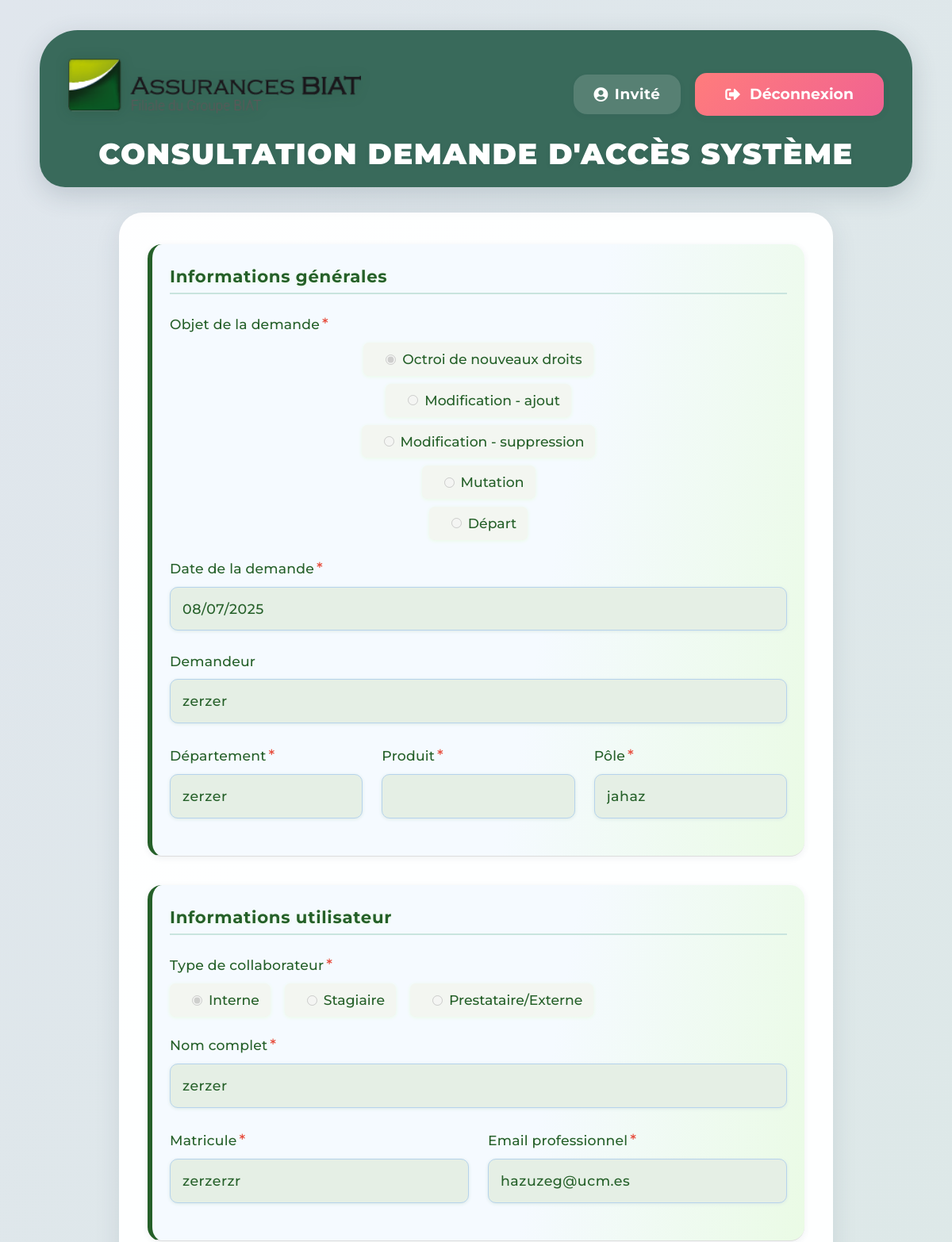
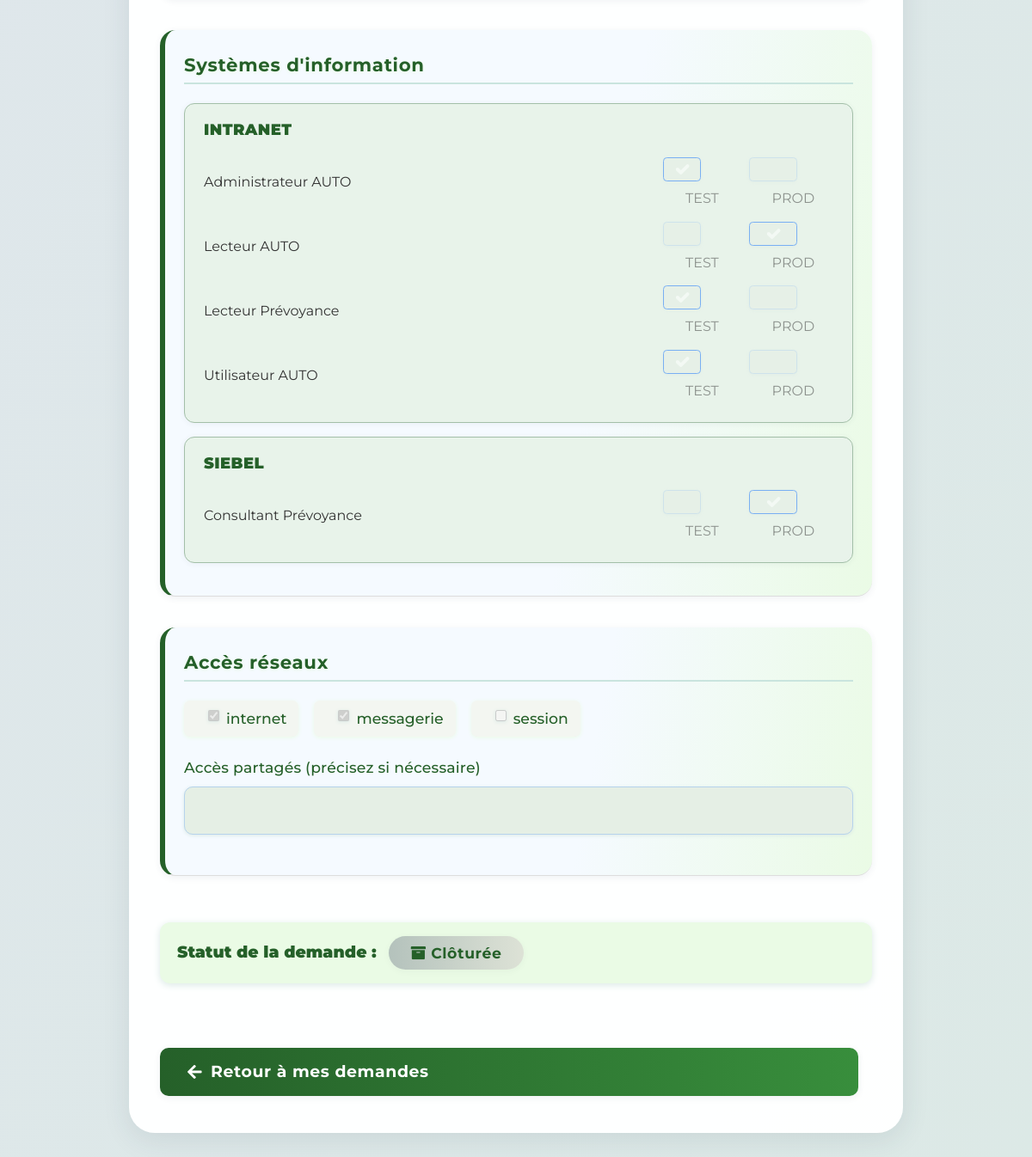
Screenshot of /demande/16/view with the database file from the repository (2 pictures, top to bottom).
### tables this page shows
CREATE TABLE requests (
            id INTEGER PRIMARY KEY AUTOINCREMENT,
            user_id INTEGER NOT NULL,
            objet_demande TEXT NOT NULL,
            date_demande DATE NOT NULL,
            collaborator_type_id INTEGER,
            date_debut_stage DATE,
            date_fin_stage DATE,
            acces_partages TEXT,
            signature TEXT, status TEXT, responsable_id INTEGER, rejection_comment TEXT, departement TEXT, pole TEXT, nom_complet TEXT, matricule TEXT, email TEXT,
            FOREIGN KEY (user_id) REFERENCES users(id),
            FOREIGN KEY (collaborator_type_id) REFERENCES collaborator_types(id)
        );

CREATE TABLE collaborator_types (
            id INTEGER PRIMARY KEY AUTOINCREMENT,
            name TEXT NOT NULL UNIQUE
        );

CREATE TABLE request_system_profiles (
            request_id INTEGER NOT NULL,
            system_id INTEGER NOT NULL,
            profile_id INTEGER NOT NULL,
            environment TEXT NOT NULL CHECK(environment IN ('TEST', 'PROD')),
            PRIMARY KEY (request_id, system_id, profile_id, environment),
            FOREIGN KEY (request_id) REFERENCES requests(id),
            FOREIGN KEY (system_id) REFERENCES systems(id),
            FOREIGN KEY (profile_id) REFERENCES profiles(id)
        );

CREATE TABLE systems (
            id INTEGER PRIMARY KEY AUTOINCREMENT,
            name TEXT NOT NULL UNIQUE
        );

CREATE TABLE profiles (
            id INTEGER PRIMARY KEY AUTOINCREMENT,
            branch_id INTEGER NOT NULL,
            system_id INTEGER NOT NULL,
            name TEXT NOT NULL,
            FOREIGN KEY (branch_id) REFERENCES branches(id),
            FOREIGN KEY (system_id) REFERENCES systems(id),
            UNIQUE(branch_id, system_id, name)
        );

CREATE TABLE network_accesses (
            id INTEGER PRIMARY KEY AUTOINCREMENT,
            name TEXT NOT NULL UNIQUE
        );

### app.py (the view)
@app.route('/demande/<int:request_id>/view')
def view_demande(request_id):
    conn = sqlite3.connect(DATABASE)
    cursor = conn.cursor()
    row = cursor.execute("SELECT * FROM requests WHERE id=?", (request_id,)).fetchone()
    if not row:
        flash("Demande introuvable.", "danger")
        conn.close()
        return redirect(url_for('mes_demandes'))
    demande = {
        "id": row[0],
        "user_id": row[1],
        "objet_demande": row[2],
        "date_demande": row[3],
        "collaborator_type_id": row[4],
        "date_debut_stage": row[5],
        "date_fin_stage": row[6],
        "acces_partages": row[7] or "",
        "signature": row[8],
        "status": row[9],
        "responsable_id": row[10],
        "rejection_comment": row[11],
        "departement": row[12] or "",
        "pole": row[13] or "",
        "nom_complet": row[14] or "",
        "matricule": row[15] or "",
        "email": row[16] or "",
        "produit": row[17] if len(row) > 17 else "",
    }
    demande["demandeur"] = demande["nom_complet"]
    cursor.execute("SELECT name FROM collaborator_types WHERE id = ?", (demande["collaborator_type_id"],))
    ct = cursor.fetchone()
    demande["collaborator_type"] = ct[0] if ct else ""
    cursor.execute("""
        SELECT b.name FROM branches_requests br
        JOIN branches b ON br.branch_id = b.id
        WHERE br.request_id = ?
    """, (request_id,))
    demande["branches"] = [r[0] for r in cursor.fetchall()]
    cursor.execute("SELECT name FROM branches ORDER BY name")
    all_branches = [row[0] for row in cursor.fetchall()]
    cursor.execute("""
        SELECT na.name
        FROM request_network_accesses rna
        JOIN network_accesses na ON rna.network_access_id = na.id
        WHERE rna.request_id = ?
    """, (request_id,))
    demande["network_access"] = [r[0] for r in cursor.fetchall()]
    cursor.execute("SELECT name FROM network_accesses ORDER BY name")
    all_network_accesses = [row[0] for row in cursor.fetchall()]
    cursor.execute("""
        SELECT b.name, s.name, p.name, rsp.environment
        FROM request_system_profiles rsp
        JOIN profiles p ON rsp.profile_id = p.id
        JOIN systems s ON rsp.system_id = s.id
        JOIN branches b ON p.branch_id = b.id
        WHERE rsp.request_id = ?
    """, (request_id,))
    profils_env = {}
    for branch, system, profile, env in cursor.fetchall():
        profils_env.setdefault(branch, {}).setdefault(f"{system} - {profile}", []).append(env)
    demande["profils_env"] = profils_env
    for key in [
        "objet_demande", "date_demande", "demandeur", "departement", "pole", "collaborator_type",
        "date_debut_stage", "date_fin_stage", "nom_complet", "matricule", "email",
        "branches", "profils_env", "network_access", "acces_partages", "produit"
    ]:
        if key not in demande:
            if key in ["branches", "network_access"]:
                demande[key] = []
            elif key == "profils_env":
                demande[key] = {}
            else:
                demande[key] = ""
    cursor.execute("""
        SELECT s.name as system, p.name as profile, rsp.environment
        FROM request_system_profiles rsp
        JOIN systems s ON rsp.system_id = s.id
        JOIN profiles p ON rsp.profile_id = p.id
        WHERE rsp.request_id = ?
        ORDER BY s.name, p.name, rsp.environment
    """, (request_id,))
    system_rows = cursor.fetchall()
    print("DEBUG system_rows:", system_rows)  # <<< DEBUG PRINT
    systemes_dict = {}
    for system, profile, env in system_rows:
        if system not in systemes_dict:
            systemes_dict[system] = {}
        if profile not in systemes_dict[system]:
            systemes_dict[system][profile] = []
        systemes_dict[system][profile].append(env)
    demande['systemes'] = []
    for system, profils in systemes_dict.items():
        demande['systemes'].append({
            'system': system,
            'profils': [{'nom': profile, 'envs': envs} for profile, envs in profils.items()]
        })
    print("DEBUG demande['systemes']:", demande['systemes'])  # <<< DEBUG PRINT
    conn.close()
    return render_template(
        'view_demande.html',
        demande=demande,
        all_branches=all_branches,
        all_network_accesses=all_network_accesses
    )

### templates/view_demande.html (shortened to what this page needs)
<!DOCTYPE html>
<html lang="fr">
<head>
  <link href="https://cdn.jsdelivr.net/npm/bootstrap@5.3.3/dist/css/bootstrap.min.css" rel="stylesheet" />
  <link rel="stylesheet" href="{{ url_for('static', filename='css/biat-form.css') }}">
  <link href="https://cdnjs.cloudflare.com/ajax/libs/font-awesome/5.15.4/css/all.min.css" rel="stylesheet" />
</head>
<body>
    <div class="biat-glass-header">
        <div class="biat-header-top">
          <div class="biat-header-title">
            <img src="{{ url_for('static', filename='images/logo.png') }}" alt="BIAT" class="biat-logo">
          </div>
          <div class="biat-header-user">
            <span class="user-email"><i class="fas fa-user-circle"></i> {{ session.get('user') or 'Invité' }}</span>
            <a href="{{ url_for('logout') }}" class="logout-btn"><i class="fas fa-sign-out-alt"></i> Déconnexion</a>
          </div>
        </div>
        <div style="width:100%; display:flex; justify-content:center; align-items:center; margin-top:28px;">
          <span style="font-size:2.3rem; font-weight:900; letter-spacing:1.5px; color:#fff; line-height:1.08; text-align:center; text-shadow:0 2px 6px rgba(44,62,80,0.09);">
            CONSULTATION DEMANDE D'ACCÈS SYSTÈME
          </span>
        </div>
    </div>
  <div class="biat-container">
    <form>
      <fieldset disabled>
        <div class="biat-form-section">
          <h3 class="biat-section-title">Informations générales</h3>
          <div class="biat-form-group">
            <label class="biat-label biat-required">Objet de la demande</label>
            <div class="biat-radio-group" style="flex-direction: column; gap: 8px;">
              {% for v in ['Octroi de nouveaux droits', 'Modification - ajout', 'Modification - suppression', 'Mutation', 'Départ'] %}
                <label class="biat-radio">
                  <input type="radio" name="objet_demande" value="{{ v }}" {% if demande.objet_demande == v %}checked{% endif %}> {{ v }}
                </label>
              {% endfor %}
            </div>
          </div>
          <div class="biat-form-group">
            <label class="biat-label biat-required">Date de la demande</label>
            <input type="date" name="date_demande" class="biat-input" value="{{ demande.date_demande }}">
          </div>
          <div class="biat-form-group">
            <label class="biat-label">Demandeur</label>
            <input type="text" class="biat-input" value="{{ demande.demandeur }}">
          </div>
          <div class="row">
            <div class="col-md-4">
              <div class="biat-form-group">
                <label class="biat-label biat-required">Département</label>
                <input type="text" name="departement" class="biat-input" value="{{ demande.departement }}">
              </div>
            </div>
            <div class="col-md-4">
              <div class="biat-form-group">
                <label class="biat-label biat-required">Produit</label>
                <input type="text" name="produit" class="biat-input" value="{{ demande.produit }}">
              </div>
            </div>
            <div class="col-md-4">
              <div class="biat-form-group">
                <label class="biat-label biat-required">Pôle</label>
                <input type="text" name="pole" class="biat-input" value="{{ demande.pole }}">
              </div>
            </div>
          </div>
        </div>
        <div class="biat-form-section">
          <h3 class="biat-section-title">Informations utilisateur</h3>
          <div class="biat-form-group">
            <label class="biat-label biat-required">Type de collaborateur</label>
            <div class="biat-radio-group">
              {% for v, label in [('interne', 'Interne'), ('stagiaire', 'Stagiaire'), ('externe', 'Prestataire/Externe')] %}
                <label class="biat-radio">
                  <input type="radio" name="collaborator_type" value="{{ v }}" {% if demande.collaborator_type == v %}checked{% endif %}>
                  {{ label }}
                </label>
              {% endfor %}
            </div>
          </div>
          <div class="biat-form-group">
            <label class="biat-label biat-required">Nom complet</label>
            <input type="text" name="nom_complet" class="biat-input" value="{{ demande.nom_complet }}">
          </div>
          <div class="row">
            <div class="col-md-6">
              <div class="biat-form-group">
                <label class="biat-label biat-required">Matricule</label>
                <input type="text" name="matricule" class="biat-input" value="{{ demande.matricule }}">
              </div>
            </div>
            <div class="col-md-6">
              <div class="biat-form-group">
                <label class="biat-label biat-required">Email professionnel</label>
                <input type="email" name="email" class="biat-input" value="{{ demande.email }}">
              </div>
            </div>
          </div>
        </div>
        <div class="biat-form-section">
          <h3 class="biat-section-title">Systèmes d'information</h3>
          <div id="sousType">
            {% if demande.systemes %}
                {% for sys in demande.systemes %}
                <div class="biat-system-card mb-3">
                <div class="biat-system-header"><strong>{{ sys.system }}</strong></div>
                {% for profile in sys.profils %}
                    <div class="d-flex align-items-center justify-content-between mb-2">
                    <label class="me-3">{{ profile.nom }}</label>
                    <div class="d-flex gap-3">
                        <div class="form-check form-check-inline">
                        <input class="form-check-input" type="checkbox" {% if 'TEST' in profile.envs %}checked{% endif %} disabled>
                        <label class="form-check-label">TEST</label>
                        </div>
                        <div class="form-check form-check-inline">
                        <input class="form-check-input" type="checkbox" {% if 'PROD' in profile.envs %}checked{% endif %} disabled>
                        <label class="form-check-label">PROD</label>
                        </div>
                    </div>
                    </div>
                {% endfor %}
                </div>
            {% endfor %}
            {% else %}
            <p>Aucun système sélectionné.</p>
            {% endif %}
          </div>
        </div>
        <div class="biat-form-section">
          <h3 class="biat-section-title">Accès réseaux</h3>
          <div class="biat-checkbox-group">
            {% for net in all_network_accesses %}
              <label class="biat-checkbox">
                <input type="checkbox" {% if net in demande.network_access %}checked{% endif %} disabled>
                {{ net }}
              </label>
            {% endfor %}
          </div>
          <div class="biat-form-group" style="margin-top: 20px;">
            <label class="biat-label">Accès partagés (précisez si nécessaire)</label>
            <input type="text" name="acces_partages" class="biat-input" value="{{ demande.acces_partages }}">
          </div>
        </div>
      </fieldset>
    </form>
    <div class="status-box">
      <strong>Statut de la demande :</strong>
      {% if demande.status == 'validé' %}
        <span class="badge bg-success"><i class="fas fa-check-circle"></i> Validée</span>
      {% elif demande.status == 'cloturée' %}
        <span class="badge bg-secondary"><i class="fas fa-archive"></i> Clôturée</span>
      {% elif demande.status == 'rejeté' %}
        <span class="badge bg-danger"><i class="fas fa-times-circle"></i> Rejetée</span>
        {% if demande.rejection_comment %}
          <div class="alert alert-warning mt-2">Raison du rejet : {{ demande.rejection_comment }}</div>
        {% endif %}
      {% elif demande.status == 'soumis' %}
        <span class="badge bg-warning text-dark"><i class="fas fa-paper-plane"></i> Soumise</span>
      {% elif demande.status == 'traité' %}
        <span class="badge bg-info text-dark"><i class="fas fa-check-double"></i> Traitée</span>
      {% elif demande.status == 'en traitement' %}
        <span class="badge bg-primary"><i class="fas fa-spinner"></i> En traitement</span>
      {% else %}
        <span class="badge bg-light text-dark">{{ demande.status }}</span>
      {% endif %}
    </div>
    <div style="margin-top: 32px;">
      <a href="{{ url_for('mes_demandes') }}" class="btn btn-primary">
        <i class="fas fa-arrow-left"></i> Retour à mes demandes
      </a>
    </div>
  </div>
</body>
</html>

### rows the page displays
requests: objet_demande "☑ Octroi de nouveaux droits" "☐ Modification - ajout" "☐ Modification - suppression" "☐ Mutation" "☐ Départ", date_demande "08/07/2025", demandeur "zerzer", departement "zerzer", pole "jahaz", nom_complet "zerzer", matricule "zerzerzr", email "hazuzeg@ucm.es"
collaborator_types: name "☑ Interne" "☐ Stagiaire" "☐ Prestataire/Externe"
request_system_profiles: system "INTRANET", nom "Administrateur AUTO"
request_system_profiles: nom "Lecteur AUTO"
request_system_profiles: nom "Lecteur Prévoyance"
request_system_profiles: nom "Utilisateur AUTO"
request_system_profiles: system "SIEBEL", nom "Consultant Prévoyance"
network_accesses: name "☑", name "internet"
network_accesses: name "☑", name "messagerie"
network_accesses: name "session"

### other values shown
{{ session.get('user') or 'Invité' }} "Invité"
{{ v }} "Octroi de nouveaux droits" "Modification - ajout" "Modification - suppression" "Mutation" "Départ"
{{ label }} "Interne" "Stagiaire" "Prestataire/Externe"
